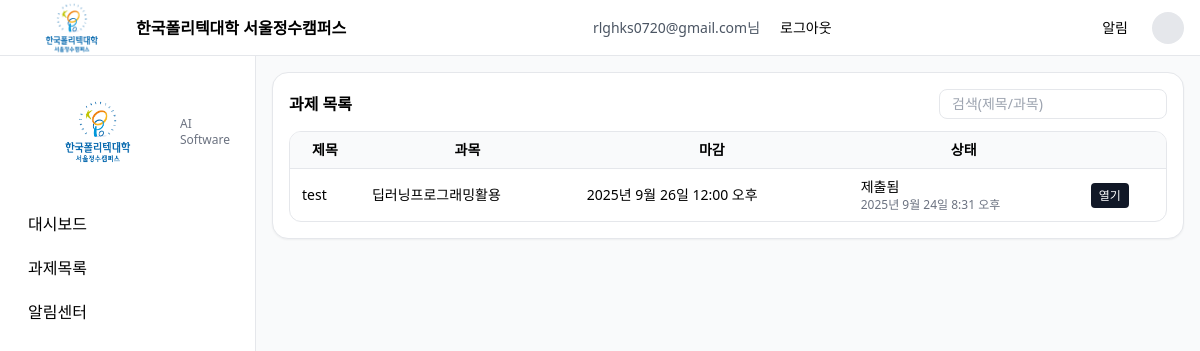
The page /assignments/ (signed in) on the database as committed earlier.
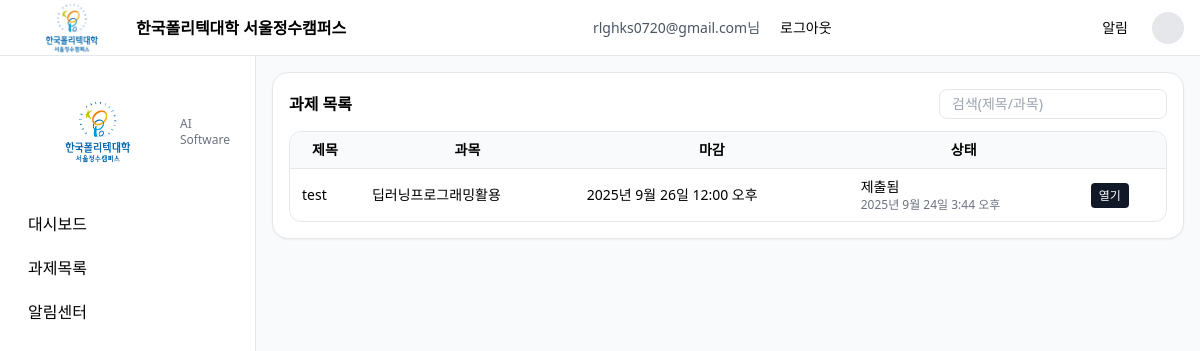
The same page on the database as committed later.
### submit/models.py (models this page shows, shortened)
class Assignment(models.Model):
    course = models.ForeignKey(Course, on_delete=models.CASCADE, verbose_name="과목")
    title = models.CharField("제목", max_length=120)
    description = models.TextField("설명", blank=True)
    due_at = models.DateTimeField("마감일시")
    max_score = models.PositiveIntegerField("배점", default=100)
    late_policy = models.CharField("지연 정책", max_length=50, blank=True)   # ex) "accept -10/day"
    file_rules = models.CharField("파일 규칙", max_length=100, blank=True)   # ex) "pdf,zip; 20MB"
    created_at = models.DateTimeField("생성일시", auto_now_add=True)
    class Meta:
        verbose_name = "과제"
        verbose_name_plural = "과제"

class Submission(models.Model):
    STATUS = (
        ("not_submitted", "미제출"),
        ("late", "지연제출"),
        ("submitted", "제출됨"),
        ("graded", "채점완료"),
    )
    assignment = models.ForeignKey(Assignment, on_delete=models.CASCADE, verbose_name="과제")
    student = models.ForeignKey(User, on_delete=models.CASCADE, verbose_name="학생")
    status = models.CharField("상태", max_length=20, choices=STATUS, default="not_submitted")
    comment = models.TextField("제출 메모", blank=True)
    submitted_at = models.DateTimeField("제출일시", null=True, blank=True)
    class Meta:
        verbose_name = "제출"
        verbose_name_plural = "제출"
        unique_together = ("assignment", "student")

class Course(models.Model):
    title = models.CharField("과목명", max_length=100)
    code = models.CharField("과목코드", max_length=20, unique=True)
    teacher = models.ForeignKey(User, on_delete=models.CASCADE, related_name="teaching_courses", verbose_name="담당교원")
    class Meta:
        verbose_name = "과목"
        verbose_name_plural = "과목"

### submit/views.py (the view)
# urls.py: path("assignments/", views.assignments_list, name="assignments_list"),
@login_required
def assignments_list(request):
    assignments = list(
        Assignment.objects.select_related("course").order_by("-created_at")
    )
    subs = Submission.objects.filter(
        student=request.user, assignment__in=assignments
    ).select_related("assignment")
    sub_by_aid = {s.assignment_id: s for s in subs}
    for a in assignments:
        a.user_submission = sub_by_aid.get(a.id)  # ← 템플릿에서 a.user_submission 로 접근
    return render(request, "assignments_list.html", {"assignments": assignments})

### templates/assignments_list.html (shortened to what this page needs)
{% extends 'base.html' %}
{% block content %}
<div class="rounded-2xl border bg-white p-4 shadow-sm">
  <div class="flex items-center justify-between mb-3">
    <div class="font-semibold">과제 목록</div>
    <input class="border rounded-lg px-3 py-1 text-sm" placeholder="검색(제목/과목)">
  </div>
  <div class="overflow-auto rounded-xl border">
    <table class="min-w-full text-sm">
      <thead class="bg-gray-50">
        <tr>
          <th class="px-3 py-2">제목</th>
          <th class="px-3 py-2">과목</th>
          <th class="px-3 py-2">마감</th>
          <th class="px-3 py-2">상태</th>
          <th class="px-3 py-2"></th>
        </tr>
      </thead>
      <tbody>
        {% for a in assignments %}
        <tr class="border-t hover:bg-gray-50">
          <td class="px-3 py-2">{{ a.title }}</td>
          <td class="px-3 py-2">{{ a.course.title }}</td>
          <td class="px-3 py-2">{{ a.due_at }}</td>
          <td class="px-3 py-2">
            {% if a.user_submission %}
              {{ a.user_submission.get_status_display }}
              {% if a.user_submission.submitted_at %}
                <div class="text-xs text-gray-500">
                  {{ a.user_submission.submitted_at }}
                </div>
              {% endif %}
            {% else %}
              미제출
            {% endif %}
          </td>
          <td class="px-3 py-2">
            <a href="{% url 'assignment_detail' a.id %}" class="px-2 py-1 text-xs rounded bg-gray-900 text-white">열기</a>
          </td>
        </tr>
        {% empty %}
        <tr><td class="px-3 py-4 text-gray-500" colspan="5">과제가 없습니다.</td></tr>
        {% endfor %}
      </tbody>
    </table>
  </div>
</div>
{% endblock %}

Rows that differ between the two databases and show on the page:
changed through a linked row, Assignment "test": user_submission.submitted_at "2025년 9월 24일 8:31 오후" → "2025년 9월 24일 3:44 오후"
